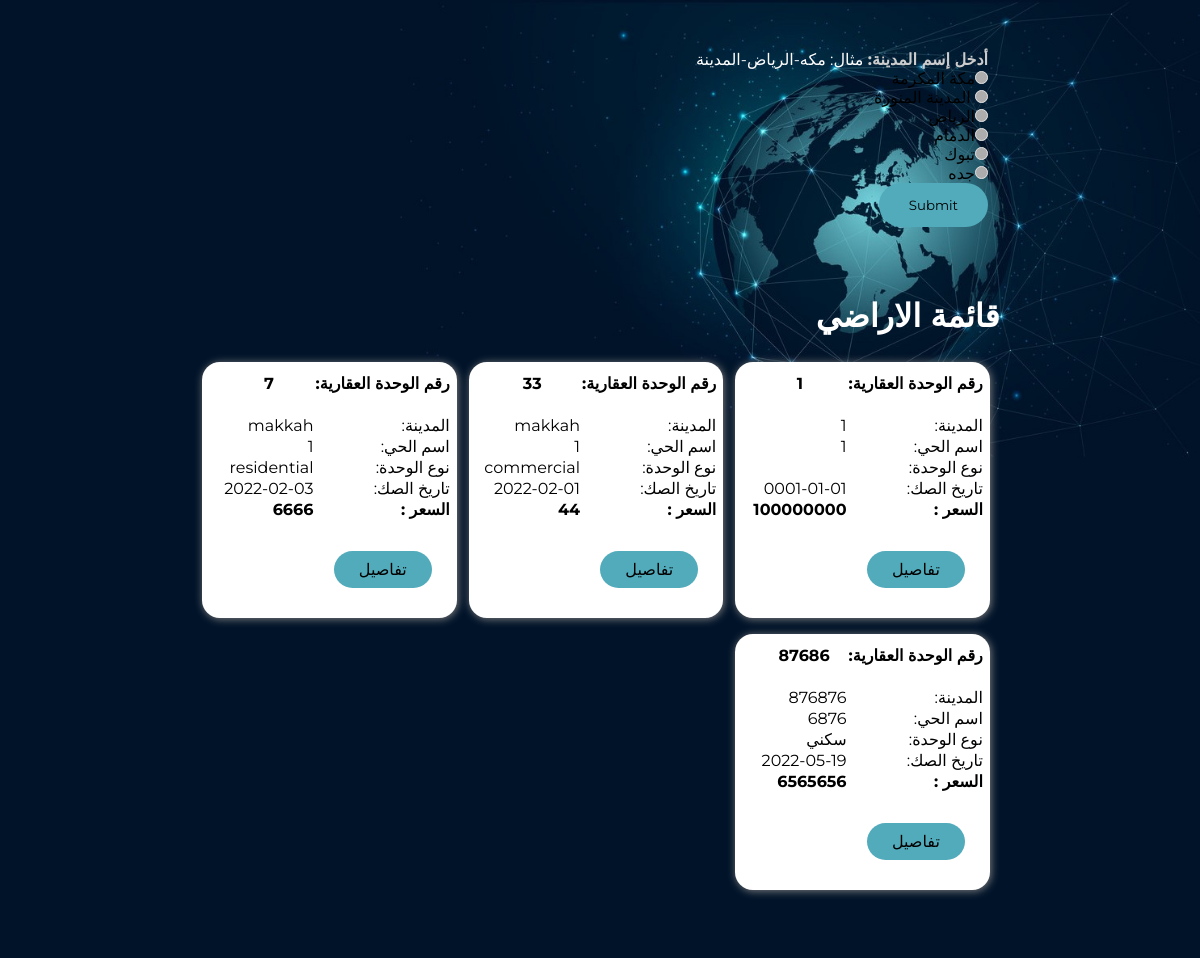
/LandSA/landBrowsePage.php, run on the app's committed database.
### tables this page shows
CREATE TABLE `landrecord` (
  `REUN` varchar(64) NOT NULL,
  `landState` bit(1) NOT NULL DEFAULT b'0',
  `firstName` varchar(64) DEFAULT NULL,
  `middleName` varchar(64) DEFAULT NULL,
  `lastName` varchar(64) DEFAULT NULL,
  `share` decimal(10,0) DEFAULT NULL,
  `IDType` varchar(64) DEFAULT NULL,
  `IDNumber` varchar(64) NOT NULL,
  `pieceNumber` varchar(64) DEFAULT NULL,
  `blockNumber` varchar(64) DEFAULT NULL,
  `planNumber` varchar(64) DEFAULT NULL,
  `neighborhoodName` varchar(64) DEFAULT NULL,
  `city` varchar(64) DEFAULT NULL,
  `unitType` varchar(64) DEFAULT NULL,
  `deedNumber` varchar(64) DEFAULT NULL,
  `deedDate` date DEFAULT NULL,
  `courtIssued` varchar(64) DEFAULT NULL,
  `requestID` varchar(64) NOT NULL
);

CREATE TABLE `landsonsale` (
  `REUN` varchar(64) NOT NULL,
  `price` varchar(64) NOT NULL
);

### LandSA/landBrowsePage.php (the view, shortened to what this page needs)
<?php
	include "components/connection.php";
?>
<!DOCTYPE html>
<html lang="ar" style='direction: rtl'>
<head>
	<link rel="stylesheet" href="style.css">
</head>
<body>
	<main>
		<aside></aside>
		<div class="content">
			<div class="topnav">
				<div class="slidecontainer">
					<form name="form1" action="components/citySearchEngine.php"  method="get">
						<text> <strong>أدخل إسم المدينة:  </strong></text>
						<text style="color: white;">مثال: مكه-الرياض-المدينة</text><br>
						<input style="color: white;" type="radio" name="city" value="makkah" >مكة المكرمة<br>
						<input style="color: white;" type="radio" name="city" value="madinah" > المدينة المنورة<br>
						<input style="color: white;" type="radio" name="city" value="ryiadh" >الرياض<br>
						<input style="color: white;" type="radio" name="city" value="dammam" >الدمام<br>
						<input style="color: white;" type="radio" name="city" value="tabuk" >تبوك<br>
						<input style="color: white;" type="radio" name="city" value="jeddah" >جده<br>
						<button><input type="submit" placeholder="search" name="submit"> </input>
					</form>
				</div>
				<br>
				<div class="content" >
					<h1>قائمة الاراضي</h1><br>
					<div class="landList" >
						<?php
							$sql_lands = "SELECT landsonsale.REUN,deedDate,unitType,city,neighborhoodName,landState, price FROM landrecord,landsonsale WHERE landrecord.REUN=landsonsale.REUN";
							$result = $con->query($sql_lands);
							if ($result->num_rows > 0) {
								while($row = $result->fetch_assoc()) {
									echo "<div class='land_container'>";
									echo "<div class='land'>";
									echo"<div class='block'>";
										echo "<table id='UserData'>";
											echo "<tr>
												<th>رقم الوحدة العقارية: </th>
												<th>$row[REUN]</th>
												</tr>";
											echo "<tr>
												<td>&emsp;</td>
												<td>&emsp;</td>
												</tr>";
											echo "<tr>
												<td>المدينة: </td>
												<td> $row[city]</td>
												</tr>";
											echo "<tr>
												<td>اسم الحي:</td>
												<td> $row[neighborhoodName]</td>
												</tr>";
											echo "<tr>
												<td>نوع الوحدة:</td>
												<td> $row[unitType]</td>
												</tr>";
											echo "<tr>
												<td>تاريخ الصك:</td>
												<td> $row[deedDate]</td>
												</tr>";
											echo "<tr>
												<td><b>السعر :</b></td>
												<td><b>$row[price]</b></td>
												</tr>";
											echo"</table>";
										echo"</div>";
										echo"<div>";
											echo"
											<form method='GET' action='land.php'>
												<input type='hidden' id='REUN' name='REUN' value='$row[REUN]' />
												<button class='giftB' type='submit' >تفاصيل</button>
											</form>";
										echo"</div>";
										echo"</div>";
									echo"</div>";
								}
							} else {
								echo "0 results";
							}
						?>
					</div>
				</div>
			</div>
		</div>
        <aside></aside>
	</main>
</body>
</html>

### LandSA/style.css (style rules this page uses)
* { margin: 0; padding: 0; box-sizing: border-box; font-family: "Montserrat", sans-serif; }
li, a, button { font-weight: 500; font-size: 16px; color: #000000; text-decoration: none; }
button { margin-left: 10px; padding: 9px 25px; background-color: #51abbb; border: none; border-radius: 23px; cursor: pointer; transition: all 0.3s ease 0s; }
main { display: flex; justify-content: center; flex: 1 0 100%; flex-direction: row; background-color: #011329; background-image: url(images/network.jpg); background-repeat: no-repeat; background-position: right top; background-size: 800px; }
.content { display: flex; flex-direction: column; margin: 0; padding: 30px 1%; justify-content: center; flex: 0 0 70%; }
h1 { color: white; }
aside { flex: 0 0 50px;; }
strong { color: #ccc; }
input[type=submit] { color: none; background-color: none; background: none; border: none; margin: 5px; }
.content form { border-radius: 18px; padding: 20px; }

### LandSA/landBrowsePage.php (style rules this page uses)
input[type="radio"] { filter: invert(60%) hue-rotate(18deg) brightness(1.7); }
.land_container { padding: 0 6px; float: right; width: 33.3333%; }
.land { background-color: #203864; padding: 10px 24px; cursor: pointer; margin: 8px 4px; display: flex; justify-content: space-between; background-color: #fff; border-radius: 18px; box-shadow: 1px 1px 8px 0 grey; height: auto; width: 100%; flex-wrap: wrap; }
.land button { display: inline-flex; flex: left; text-align: left; margin-top: 10px; }
.block { display: flex; flex-direction: column; align-items: stretch; }
.land { padding: 10px 5px; }

### data on the page
landrecord: landsonsale.REUN "1", city "1", neighborhoodName "1", deedDate "0001-01-01", landsonsale.price "100000000"
landrecord: landsonsale.REUN "33", city "makkah", neighborhoodName "1", unitType "commercial", deedDate "2022-02-01", landsonsale.price "44"
landrecord: landsonsale.REUN "7", city "makkah", neighborhoodName "1", unitType "residential", deedDate "2022-02-03", landsonsale.price "6666"
landrecord: landsonsale.REUN "87686", city "876876", neighborhoodName "6876", unitType "سكني", deedDate "2022-05-19", landsonsale.price "6565656"
